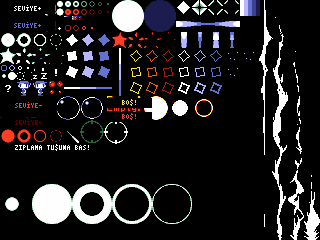
#> input picture Cave Story 3D/000400000004D200/romfs/data/caret.pbm, 320 x 240 px
$ python -i build_v5_graphictext.py   (imports and definitions only)
#> lines starting #> are read from the running program, lines starting #| are printed output that depends on the picture
### Bloodstained Curse of the Moon/01_TOOLS/core/bloodstained_tr_tool.py
#!/usr/bin/env python3
# -*- coding: utf-8 -*-
"""
Bloodstained: Curse of the Moon (Nintendo 3DS) translation helper.

Supports the Inti Creates containers found in the supplied European release:
  * *.ttb     : UTF-8 text tables (cipher key: txt20170401)
  * *.osbctr  : N3DS RGBA4444 image resources (cipher key: obj90210)
  * BMPFont.bfbctr: font container codepoint presence check (key: bft90210)

No game executable/code patching is performed. The build command creates only
modified files, suitable for a Luma3DS LayeredFS romfs override.
"""

from __future__ import annotations

import argparse
import csv
import os
import re
import shutil
import struct
import sys
import zlib
from pathlib import Path
from typing import Dict, List, Tuple

MASK64 = (1 << 64) - 1
BASE_KEY = 0xA1B34F58CAD705B2
TTB_KEY = "txt20170401"
OSB_KEY = "obj90210"
FONT_KEY = "bft90210"

EMOJI_RE = re.compile(r"<emoji/[^>]+>")
PRINTF_RE = re.compile(r"%(?:\d+\$)?[-+#0 ']*\d*(?:\.\d+)?[hlLzjt]*[diuoxXfFeEgGaAcspn%]")


# [26 lines left out: functions _initial_key, decrypt_bytes, encrypt_bytes, not called in this run]


def unpack_container(path: Path, key_string: str) -> bytes:
    encrypted = path.read_bytes()
    dec = decrypt_bytes(encrypted, key_string)
    if len(dec) < 6:
        raise ValueError(f"Container too small: {path}")
    expected_size = struct.unpack_from("<I", dec, 0)[0]
    raw = zlib.decompress(dec[4:])
    if len(raw) != expected_size:
        raise ValueError(f"Size mismatch in {path}: expected {expected_size}, got {len(raw)}")
    return raw


def pack_container(raw: bytes, key_string: str) -> bytes:
    payload = struct.pack("<I", len(raw)) + zlib.compress(raw, level=9)
    return encrypt_bytes(payload, key_string)


class TtbTable:
    # [44 lines left out: function __init__, not called in this run]

    def text_for_record(self, index: int) -> str:
        return self.offset_to_text[self.records[index][3]]

    # [39 lines left out: function build, not called in this run]


def load_ttb(path: Path) -> TtbTable:
    return TtbTable(unpack_container(path, TTB_KEY))


def write_ttb(path: Path, table: TtbTable, translations: Dict[int, str]) -> None:
    path.parent.mkdir(parents=True, exist_ok=True)
    path.write_bytes(pack_container(table.build(translations), TTB_KEY))


# [332 lines left out: functions _language_hint, extract_ttb_csv, load_translation_csv, validate_translation, build_layeredfs, verify_ttb_dir and 9 more, not called in this run]


# [2 lines that do not run on import are left out]

### Bloodstained Curse of the Moon/06_WORKFILES/v5/build_v5_graphictext.py
from __future__ import annotations
from pathlib import Path
import sys,struct,hashlib,collections,shutil,zipfile,math,os
from PIL import Image,ImageDraw,ImageFont

BASE=Path('/mnt/data/v4work')
KIT=BASE/'kit1'/'bloodstained_tr_kit'
sys.path.insert(0,str(KIT))
from bloodstained_tr_tool import unpack_container,pack_container,parse_osb,decode_osb_rgba4444,encode_osb_rgba4444,OSB_KEY

ORIG=BASE/'orig'/'romfs'/'GraphicText00.osbctr'
V3ROOT=Path('/mnt/data/bloodstained_tr_v4_aligned')
V4=Path('/mnt/data/bloodstained_tr_v5_complete')
TITLE='00040000001D3C00'
ROMOUT=V4/'luma'/'titles'/TITLE/'romfs'
# [1 line not run here, left out]

# Start with all v3 files, then replace GraphicText00 with a clean rebuild from the original.
v3rom=V3ROOT/'luma'/'titles'/TITLE/'romfs'
# [2 lines not run here, left out]


def rec(raw,h,i): return list(struct.unpack_from('<6I',raw,h[7]+4+i*24))
def rec_base(h,i): return h[7]+4+i*24
def vertex_abs(h,i,r): return rec_base(h,i)+r[2]
def qoffs(raw,h,i):
    r=rec(raw,h,i); a=vertex_abs(h,i,r)
    return [a+j*80 for j in range(r[4]//4)]
def qvals(raw,o): return [struct.unpack_from('<5f',raw,o+k*20) for k in range(4)]
def qrect(raw,o):
    vs=qvals(raw,o); xs=[v[0] for v in vs];ys=[v[1] for v in vs];us=[v[3] for v in vs];vv=[v[4] for v in vs]
    return (min(xs),max(xs),min(ys),max(ys),min(us),max(us),min(vv),max(vv))
# [5 lines left out: function tile_for_quad, not called in this run]
def thash(im): return hashlib.sha1(im.convert('RGBA').tobytes()).hexdigest()

# [11 lines left out: function pack_quad, not called in this run]

# Reliable original labels used only to recover the game's native 8x8 glyphs.
source={
14:'Ver.',15:'PRESS ANY BUTTON',16:'GAME START',17:'BOSS RUSH',18:'OPTIONS',19:'??????',21:'KEY CONFIG',
22:'VIBRATION',23:'HD Rumble',24:'LANGUAGE',25:'COSTUME CHANGE',26:'FILE SELECT',27:'PAUSE',28:'CURSE OF THE MOON',29:'GAME OVER',30:'ZANGETSU',31:'MIRIAM',32:'ALFRED',33:'ZEEBEL',34:'LIFE',35:'LIVES',36:'SCORE',37:'WEAPON',38:'COPY',39:'DELETE',40:'STAGE',41:'NORMAL',42:'NIGHTMARE',43:'ULTIMATE',44:'MODE',45:'CASUAL',46:'VETERAN',47:'STYLE',48:'TIME',49:'NO DATA',50:'END',51:'EXIT GAME',52:'CONTINUE',53:'STYLE CHANGE',54:'MOVE',55:'ATTACK',56:'SUB WEAPON',57:'JUMP',58:'DASH',59:'CHARACTER CHANGE RIGHT',60:'CHARACTER CHANGE LEFT',61:'COMMAND SUB WEAPON',62:'COMMAND DASH',66:'COLOR 1',67:'COLOR 2',68:'COLOR 3',69:'YES',70:'NO',71:'ON',72:'OFF',73:'JAPANESE',74:'ENGLISH',101:'BUTTON CONFIG'}

# [1 line that did not run here, left out]

# Recover glyph samples and all hashes that represent native text glyphs.
samples=collections.defaultdict(list); text_hashes=set()
# [10 lines not run here, left out]

# Canonical UV/tile per ASCII glyph = most frequent native sample.
glyph={}
# [4 lines not run here, left out]

required_ascii=set('ABCDEFGHIJKLMNOPQRSTUVWXYZ0123456789?')
# Digits are only needed for color labels; use source-native digit UVs already recovered.
required_native=set('ABCDEFGHIJKLMNOPRSTUVWXYZ')
# [11 lines not run here, left out]

# Referenced 8x8 cells; free transparent cells are safe homes for Turkish glyphs.
referenced=set()
# [8 lines not run here, left out]
free=[]
# [5 lines not run here, left out]

# Native pixels are white. Synthesize accents at pixel level so width/stroke match the original font.
def alpha_mask(tile):
    t=tile.convert('RGBA'); return [[t.getpixel((x,y))[3]>0 for x in range(8)] for y in range(8)]
# [30 lines left out: functions mask_tile, shifted, make_accent, not called in this run]

# [5 lines not run here, left out]

# New, concise translations. Proper names/legal lines are deliberately untouched.
targets={
14:'SÜR.',15:'BİR TUŞA BAS',16:'BAŞLA',17:'PATRON',18:'AYARLAR',21:'TUŞ AYARI',
22:'TİTREŞİM',23:'HD TİTRE',24:'DİL',25:'KIYAFET DEĞİŞ',26:'DOSYA SEÇ',27:'DURAK',28:'AYIN LANETİ',29:'OYUN SONU',
34:'CAN',35:'HAK',36:'PUAN',37:'SİLAH',38:'KOPYA',39:'SİL',40:'BÖLÜM',41:'NORMAL',42:'KÂBUS',43:'NİHAİ',44:'MOD',45:'RAHAT',46:'USTA',47:'STİL',48:'SÜRE',49:'BOŞ',50:'SON',51:'ÇIKIŞ',52:'DEVAM',53:'STİL DEĞİŞ',
54:'YÖN',55:'SALDIR',56:'ALT SİLAH',57:'ATLA',58:'KOŞ',59:'SAĞ KARAKTER',60:'SOL KARAKTER',61:'ALT SİLAH KOMUTU',62:'KOŞ KOMUTU',
64:'SALDIR',65:'ATLA',66:'RENK 1',67:'RENK 2',68:'RENK 3',69:'EVET',70:'HAYIR',71:'AÇIK',72:'KAPALI',73:'JAPONCA',74:'TÜRKÇE',
101:'TUŞ AYARI'}
# [1 line not run here, left out]
targets[87]='HAZIR'
# [1 line not run here, left out]
targets[100]='KAYIT'

# Ensure every target char has a native/synthesized tile.
need=set(''.join(targets.values()).replace(' ',''))
missing=need-set(glyph)
# [1 line not run here, left out]

# Classify text quads by native glyph hashes. For nodes with mixed icons, this leaves icons intact.
def classify_node(i):
    text=[];other=[]
    for o in qoffs(raw,h,i):
        r=qrect(raw,o); tile=tile_for_quad(atlas,r)
        # Note: atlas now contains new Turkish tiles, but original node refs still point to old cells.
        hh=thash(tile) if tile else ''
        # Native text quads are 8x8 and match any original glyph sample.
        if abs((r[1]-r[0])-8)<.2 and abs((r[3]-r[2])-8)<.2 and hh in text_hashes:
            text.append(o)
        else: other.append(o)
    return text,other

# Because Turkish glyph insertion changed only previously transparent cells, original classification hashes remain valid.
patch_report=[]
# [39 lines not run here, left out]
# Put atlas back after all Turkish glyph cells were written.
# [1 line that did not run here, left out]
# [1 line that did not run here, left out]
# [1 line not run here, left out]

# Structural/roundtrip validation with corrected relative pointer semantics.
# [1 line that did not run here, left out]
# [3 lines not run here, left out]

# Report and checksums.
lines=['Bloodstained COTM 3DS - v5 GraphicText00 full audit rebuild','',
       'GraphicText00 was rebuilt from the ORIGINAL ROMFS, not from v3.','Native game 8x8 A-Z glyph tiles are reused. Turkish accented glyphs are pixel-derived from those native tiles.','Target labels are centered on the original English node bounds; 8px native advance is preserved unless a longer Turkish label must be tightened to fit.','']
# [4 lines not run here, left out]
sha=[]
# [7 lines not run here, left out]

>>> import cv2
>>> picture = cv2.imread('../../../Cave Story 3D/000400000004D200/romfs/data/caret.pbm', cv2.IMREAD_GRAYSCALE)
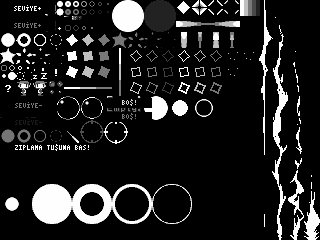
#> picture: shape (240, 320); min 0, max 254, mean 33.1
#> after the loop in classify_node, `for o in qoffs(raw,h,i):`: other = []
#> (the run stopped early here; a loop or call above may not have finished)
